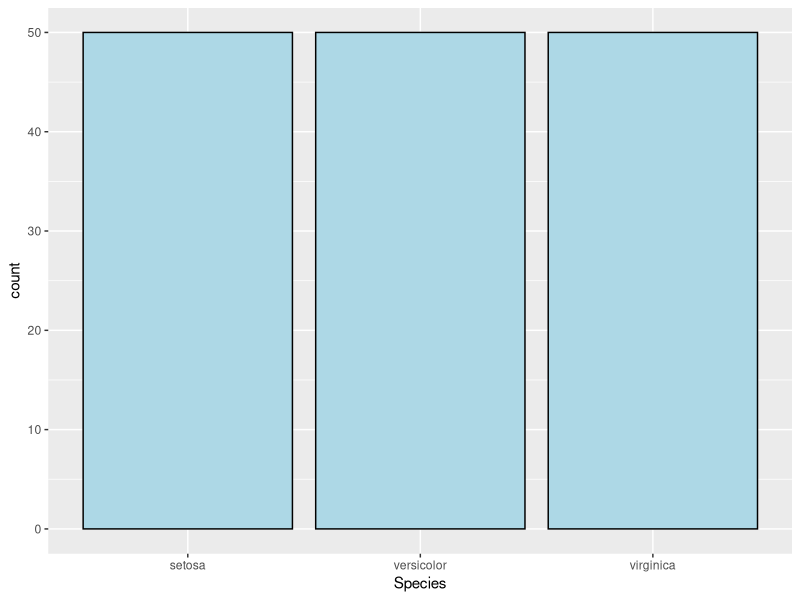

Generate this figure with R:
## ---- chunk 1
library(ggplot2)

## ---- chunk 2

#iris

#View(iris)

#temp = data.frame(matrix(unlist(data), nrow=150, byrow = T))
i = iris

ggplot( data = i, aes( x = Species ) ) + 
  geom_bar(fill = "lightblue", colour = "black")

